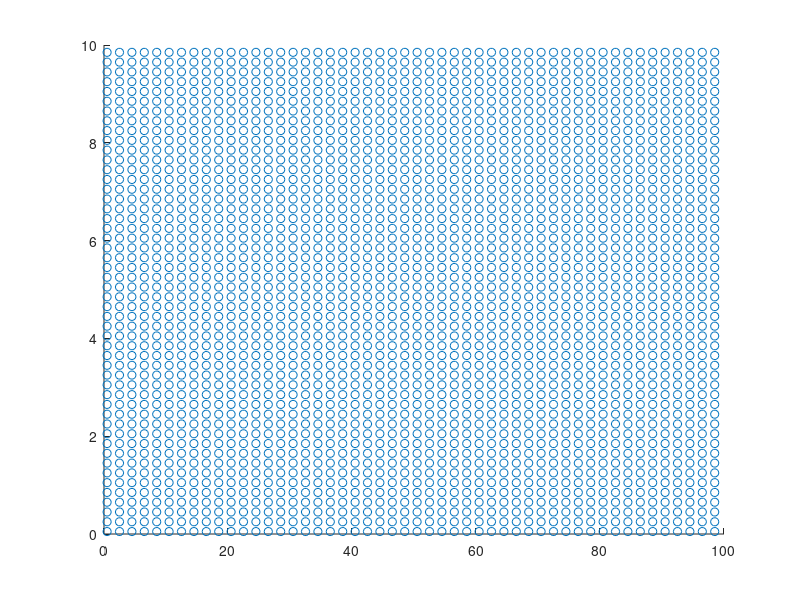

Source code (MATLAB): (Note: this script raises an error after producing the figure.)

x_tv_d = linspace(0.5, 98.5, 50);
y_tv_d = linspace(0.05, 9.85, 50);

N = 50;
x_tv_f = zeros(N * N, 1);
y_tv_f = zeros(N * N, 1);
for i = 1:N
    for j = 1:N
        index = (i - 1) * N + j; 
        x_tv_f(index) = x_tv_d(i);
        y_tv_f(index) = y_tv_d(j);
    end
end

x_t_d = linspace(0.2, 100, 500);
y_t_d = linspace(0.02, 10, 500);
N = 500;
x_t_f = zeros(N * N, 1);
y_t_f = zeros(N * N, 1);
for i = 1:N
    for j = 1:N
        index = (i - 1) * N + j; 
        x_t_f(index) = x_t_d(i);
        y_t_f(index) = y_t_d(j);
    end
end

hold all;


h = plot(x_tv_f, y_tv_f, 'o');
h.Annotation.LegendInformation.IconDisplayStyle = 'off';
hold all;

h = plot(x_t_f, y_t_f, 'o');
h.Annotation.LegendInformation.IconDisplayStyle = 'off';
hold all;

propertyeditor on;
grid on;
box on;

ololo = 1;

